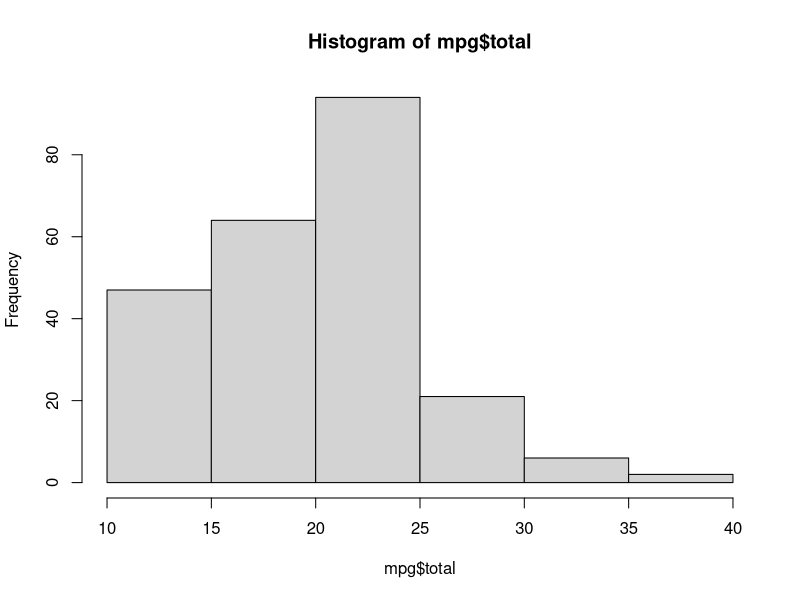
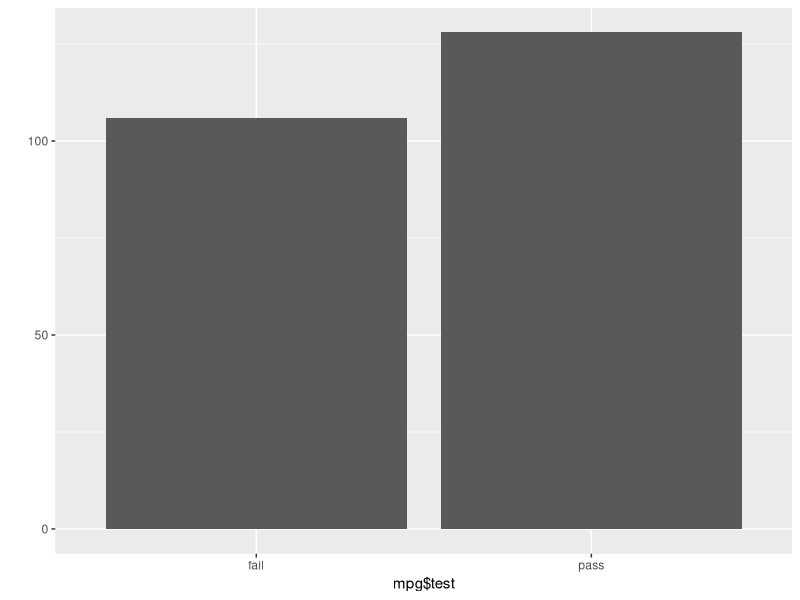

Reproduce these figures in R, in order.
install.packages("ggplot2")
library(ggplot2)

mpg <- as.data.frame(ggplot2::mpg)

mpg$total <- (mpg$cty + mpg$hwy)/2
head(mpg)

mean(mpg$total)


summary(mpg$total)
hist(mpg$total)

# 조건문
mpg$test <- ifelse(mpg$total >= 20, "pass", "fail")
head(mpg, 20)

# 빈도표 생성
table(mpg$test)

qplot(mpg$test)

## 중첩조건문
mpg$grade <- ifelse(mpg$total >= 30, "A",
                    ifelse(mpg$total >= 20, "B", "C"))
head(mpg$grade, 20)
